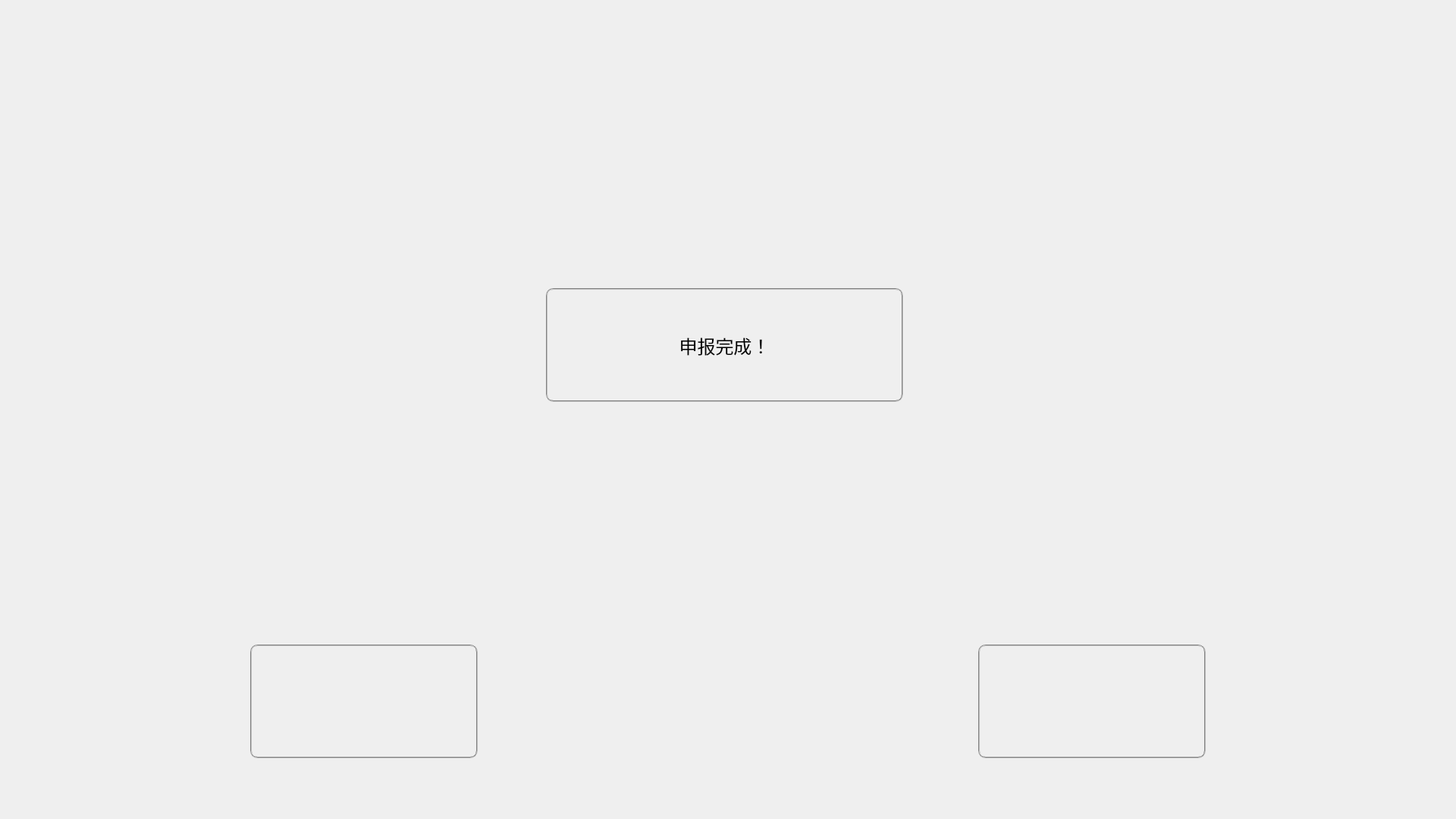
<?xml version="1.0" encoding="UTF-8"?>
<ui version="4.0">
 <class>QueryDeclareTaxResultDialog</class>
 <widget class="QDialog" name="QueryDeclareTaxResultDialog">
  <property name="geometry">
   <rect>
    <x>0</x>
    <y>0</y>
    <width>1920</width>
    <height>1080</height>
   </rect>
  </property>
  <property name="windowTitle">
   <string>QueryDeclareTaxResultDialog</string>
  </property>
  <widget class="QPushButton" name="pBtnHomepage">
   <property name="geometry">
    <rect>
     <x>330</x>
     <y>850</y>
     <width>300</width>
     <height>150</height>
    </rect>
   </property>
   <property name="font">
    <font>
     <family>Algerian</family>
     <pointsize>22</pointsize>
    </font>
   </property>
   <property name="styleSheet">
    <string notr="true">border:2px groove gray;border-radius:10px;padding:2px 4px;
border-image: url(:/Resources/Images/cancelon.png);</string>
   </property>
   <property name="text">
    <string/>
   </property>
  </widget>
  <widget class="QPushButton" name="pushButton">
   <property name="geometry">
    <rect>
     <x>720</x>
     <y>380</y>
     <width>471</width>
     <height>150</height>
    </rect>
   </property>
   <property name="font">
    <font>
     <family>Times New Roman</family>
     <pointsize>18</pointsize>
    </font>
   </property>
   <property name="styleSheet">
    <string notr="true">border:2px groove gray;border-radius:10px;padding:2px 4px;</string>
   </property>
   <property name="text">
    <string>申报完成！</string>
   </property>
  </widget>
  <widget class="QPushButton" name="pBtnDone">
   <property name="geometry">
    <rect>
     <x>1290</x>
     <y>850</y>
     <width>300</width>
     <height>150</height>
    </rect>
   </property>
   <property name="font">
    <font>
     <pointsize>22</pointsize>
    </font>
   </property>
   <property name="styleSheet">
    <string notr="true">border:2px groove gray;border-radius:10px;padding:2px 4px;
border-image: url(:/Resources/Images/finishon.png);</string>
   </property>
   <property name="text">
    <string/>
   </property>
  </widget>
 </widget>
 <layoutdefault spacing="6" margin="11"/>
 <resources/>
 <connections/>
</ui>
